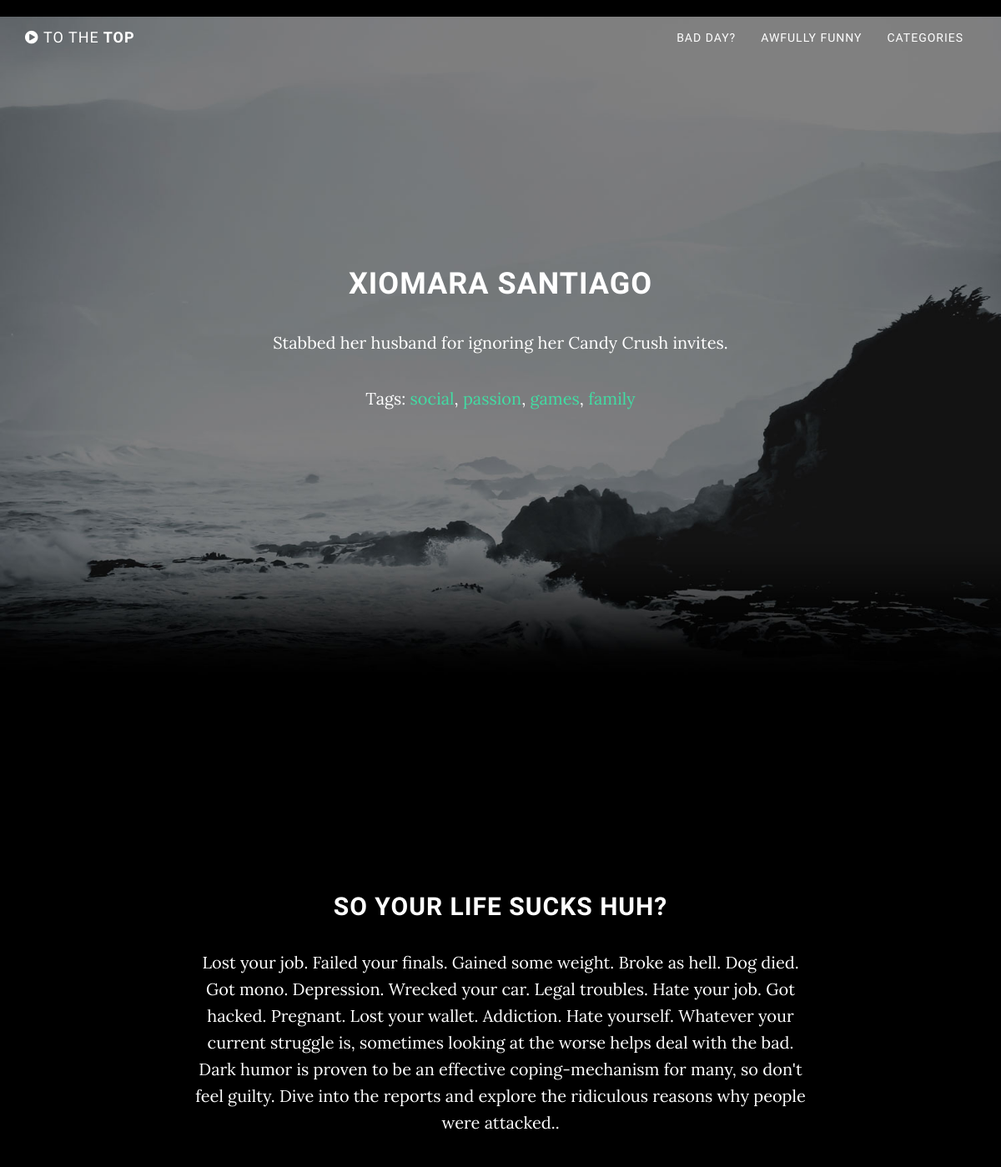
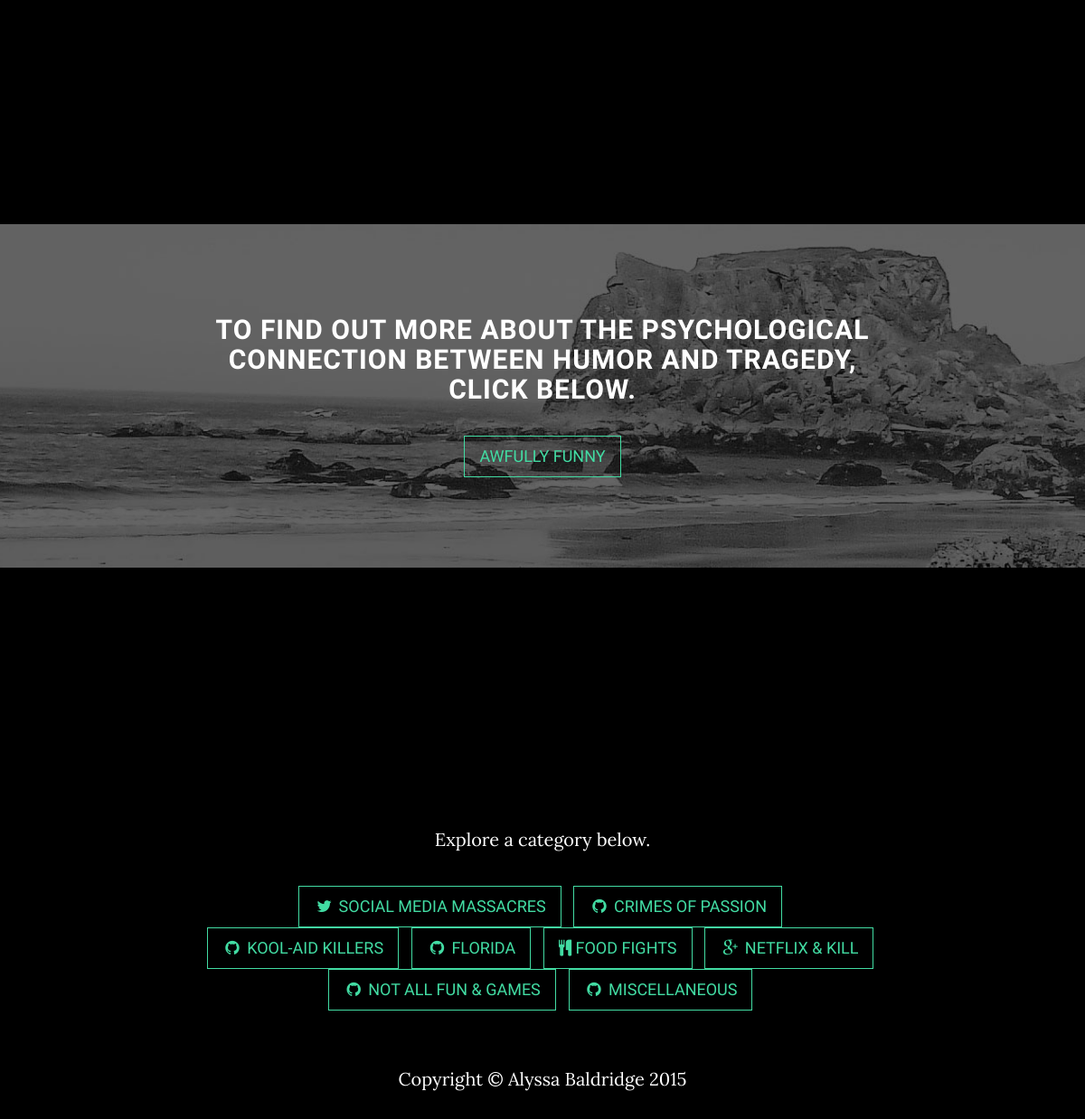
Screenshot of /reports/67/ with the database file from the repository (2 pictures, top to bottom).
### violenceapp/models.py (models this page shows, shortened)
class Report(models.Model):
    name = models.CharField(max_length=50)
    age = models.IntegerField()
    state = models.ForeignKey(State)
    report_date = models.DateField()
    description = models.TextField()
    tags = models.ManyToManyField(Tags, blank=True, null=True)

class Tags(models.Model):
    tag = models.CharField(max_length=255)
    tag_slug = models.SlugField()
    def __unicode__(self):
        return self.tag
    def get_absolute_url(self):
        return "/tag/%s" % self.tag_slug

### violenceapp/views.py (the view)
# urls.py: url(r'^reports/(?P<pk>\d+)/$', views.reportdetail),
def reportdetail(request, pk):
    report = Report.objects.get(id=pk)
    context = {"report": report}
    return render(request, 'reportdetail.html', context)

### violenceapp/templates/reportdetail.html (shortened to what this page needs)
{% extends "base.html" %}
{% block content %}
<h1>{{ report.name }}</h1>
<p>{{ report.description }}</p>
<p>Tags: {% for tag in report.tags.all %}<a href="{{ tag.get_absolute_url }}">{{ tag }}</a>{% if forloop.last %}{% else %}, {% endif %}{% endfor %}</p>
{% endblock %}

### violenceapp/static/css/grayscale.css (style rules this page uses)
body { width: 100%; height: 100%; font-family: Lora,"Helvetica Neue",Helvetica,Arial,sans-serif; color: #fff; background-color: #000; }
html { width: 100%; height: 100%; }
h1, h2, h3, h4, h5, h6 { margin: 0 0 35px; text-transform: uppercase; font-family: Montserrat,"Helvetica Neue",Helvetica,Arial,sans-serif; font-weight: 700; letter-spacing: 1px; }
p { margin: 0 0 25px; font-size: 18px; line-height: 1.5; }
@media (min-width:768px) { p { margin: 0 0 35px; font-size: 20px; line-height: 1.6; } }
a { color: #42dca3; -webkit-transition: all .2s ease-in-out; -moz-transition: all .2s ease-in-out; transition: all .2s ease-in-out; }
body { webkit-tap-highlight-color: rgba(255,255,255,.2); }

### rows the page displays
Report: name "XIOMARA SANTIAGO", description "Stabbed her husband for ignoring her Candy Crush invites."
Tags: tag "social"
Tags: tag "passion"
Tags: tag "games"
Tags: tag "family"
